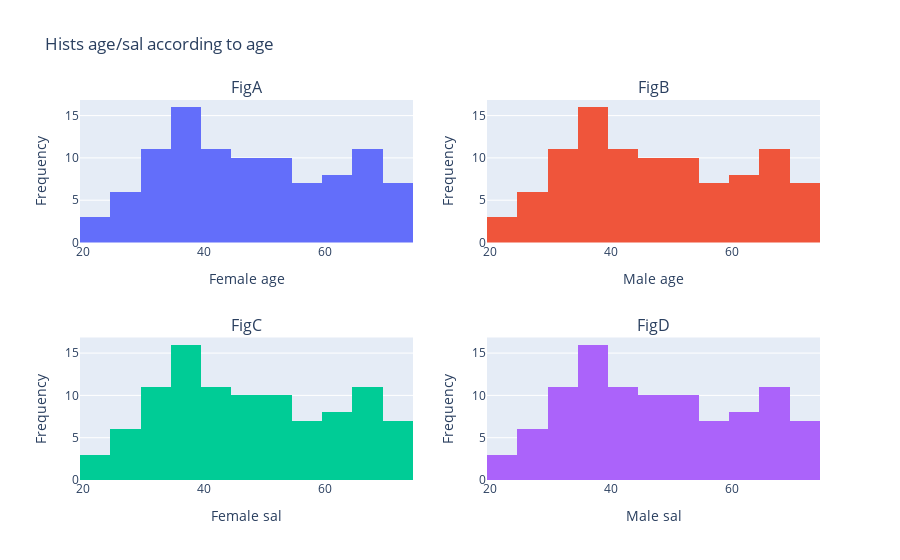

The cell this chart's notebook holds for it:
### Code cell
# CUSTOMIZE AXIS 
trace0 = go.Histogram(x=female_age)
trace1 = go.Histogram(x=female_age)
trace2 = go.Histogram(x=female_age)
trace3 = go.Histogram(x=female_age)

fig = plotly.subplots.make_subplots(rows=2,
                                    cols=2,
                                    subplot_titles=("FigA",
                                                    "FigB",
                                                    "FigC",
                                                    "FigD",)    )
fig.append_trace(trace0,1,1)
fig.append_trace(trace1,1,2)
fig.append_trace(trace2,2,1)
fig.append_trace(trace3,2,2)

fig.layout["xaxis1"].update(title = "Female age")
fig.layout["xaxis2"].update(title = "Male age")
fig.layout["xaxis3"].update(title = "Female sal")
fig.layout["xaxis4"].update(title = "Male sal")

fig.layout["yaxis1"].update(title = "Frequency")
fig.layout["yaxis2"].update(title = "Frequency")
fig.layout["yaxis3"].update(title = "Frequency")
fig.layout["yaxis4"].update(title = "Frequency")

fig.layout.update(title="Hists age/sal according to age",
                  showlegend=False  )
iplot(fig)

### Figure 1 — Plotly figure (JSON) as saved in the notebook; plotly's stock layout.template omitted (floating-point values rounded to 4 significant figures)
{"data": [{"type": "histogram", "x": [68, 47, 31, 33, 37, 65, 36, 55, 36, 63, 42, 52, 62, 27, 35, 56, 57, 52, 72, 40, 34, 53, 66, 41, 36, 38, 32, 63, 27, 69, 42, 61, 44, 69, 29, 30, 39, 71, 68, 42, 61, 40, 52, 32, 35, 49, 46, 26, 34, 30, 46, 73, 66, 23, 37, 37, 73, 21, 36, 47, 42, 64, 53, 71, 69, 39, 35, 70, 26, 51, 50, 35, 60, 59, 68, 22, 53, 47, 69, 50, 55, 46, 74, 51, 31, 40, 40, 47, 27, 55, 69, 55, 35, 63, 46, 33, 36, 45, 41, 30], "xaxis": "x", "yaxis": "y"}, {"type": "histogram", "x": [68, 47, 31, 33, 37, 65, 36, 55, 36, 63, 42, 52, 62, 27, 35, 56, 57, 52, 72, 40, 34, 53, 66, 41, 36, 38, 32, 63, 27, 69, 42, 61, 44, 69, 29, 30, 39, 71, 68, 42, 61, 40, 52, 32, 35, 49, 46, 26, 34, 30, 46, 73, 66, 23, 37, 37, 73, 21, 36, 47, 42, 64, 53, 71, 69, 39, 35, 70, 26, 51, 50, 35, 60, 59, 68, 22, 53, 47, 69, 50, 55, 46, 74, 51, 31, 40, 40, 47, 27, 55, 69, 55, 35, 63, 46, 33, 36, 45, 41, 30], "xaxis": "x2", "yaxis": "y2"}, {"type": "histogram", "x": [68, 47, 31, 33, 37, 65, 36, 55, 36, 63, 42, 52, 62, 27, 35, 56, 57, 52, 72, 40, 34, 53, 66, 41, 36, 38, 32, 63, 27, 69, 42, 61, 44, 69, 29, 30, 39, 71, 68, 42, 61, 40, 52, 32, 35, 49, 46, 26, 34, 30, 46, 73, 66, 23, 37, 37, 73, 21, 36, 47, 42, 64, 53, 71, 69, 39, 35, 70, 26, 51, 50, 35, 60, 59, 68, 22, 53, 47, 69, 50, 55, 46, 74, 51, 31, 40, 40, 47, 27, 55, 69, 55, 35, 63, 46, 33, 36, 45, 41, 30], "xaxis": "x3", "yaxis": "y3"}, {"type": "histogram", "x": [68, 47, 31, 33, 37, 65, 36, 55, 36, 63, 42, 52, 62, 27, 35, 56, 57, 52, 72, 40, 34, 53, 66, 41, 36, 38, 32, 63, 27, 69, 42, 61, 44, 69, 29, 30, 39, 71, 68, 42, 61, 40, 52, 32, 35, 49, 46, 26, 34, 30, 46, 73, 66, 23, 37, 37, 73, 21, 36, 47, 42, 64, 53, 71, 69, 39, 35, 70, 26, 51, 50, 35, 60, 59, 68, 22, 53, 47, 69, 50, 55, 46, 74, 51, 31, 40, 40, 47, 27, 55, 69, 55, 35, 63, 46, 33, 36, 45, 41, 30], "xaxis": "x4", "yaxis": "y4"}], "layout": {"annotations": [{"font": {"size": 16}, "showarrow": false, "text": "FigA", "x": 0.225, "xanchor": "center", "xref": "paper", "y": 1, "yanchor": "bottom", "yref": "paper"}, {"font": {"size": 16}, "showarrow": false, "text": "FigB", "x": 0.775, "xanchor": "center", "xref": "paper", "y": 1, "yanchor": "bottom", "yref": "paper"}, {"font": {"size": 16}, "showarrow": false, "text": "FigC", "x": 0.225, "xanchor": "center", "xref": "paper", "y": 0.375, "yanchor": "bottom", "yref": "paper"}, {"font": {"size": 16}, "showarrow": false, "text": "FigD", "x": 0.775, "xanchor": "center", "xref": "paper", "y": 0.375, "yanchor": "bottom", "yref": "paper"}], "showlegend": false, "title": {"text": "Hists age/sal according to age"}, "xaxis": {"anchor": "y", "domain": [0, 0.45], "title": {"text": "Female age"}}, "xaxis2": {"anchor": "y2", "domain": [0.55, 1], "title": {"text": "Male age"}}, "xaxis3": {"anchor": "y3", "domain": [0, 0.45], "title": {"text": "Female sal"}}, "xaxis4": {"anchor": "y4", "domain": [0.55, 1], "title": {"text": "Male sal"}}, "yaxis": {"anchor": "x", "domain": [0.625, 1], "title": {"text": "Frequency"}}, "yaxis2": {"anchor": "x2", "domain": [0.625, 1], "title": {"text": "Frequency"}}, "yaxis3": {"anchor": "x3", "domain": [0, 0.375], "title": {"text": "Frequency"}}, "yaxis4": {"anchor": "x4", "domain": [0, 0.375], "title": {"text": "Frequency"}}}}
